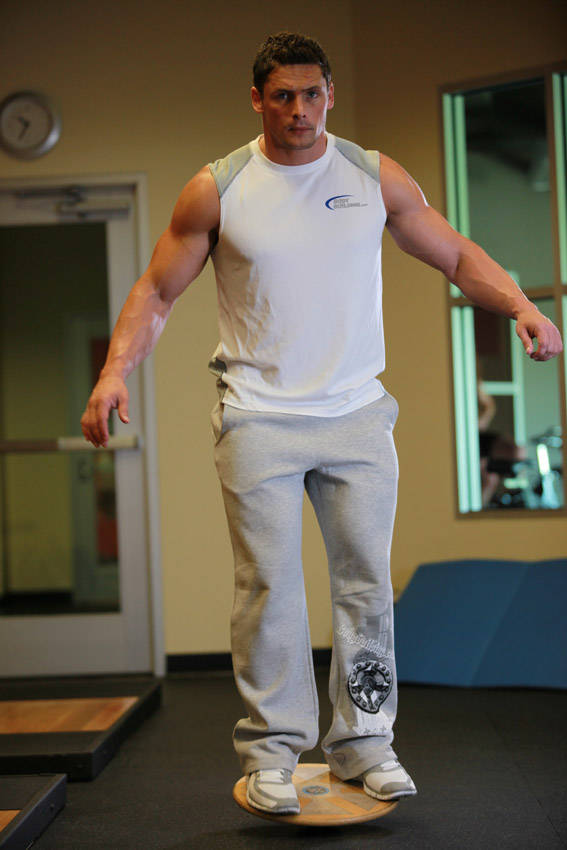
#> input picture data/image_dataset/clean/test/balance_board/balance_board_1.jpg, 567 x 850 px
$ python -i process_photos.py   (imports and definitions only)
#> lines starting #> are read from the running program, lines starting #| are printed output that depends on the picture
#> further down, picture is the input picture: PIL image 567x850 RGB; mean R, G, B 101.4, 92.7, 75.5
"""Prepare downloaded yoga photos for the web app.

    python3 scripts/yoga/process_photos.py <folder with <slug>-<n>.jpg originals>

Every photo is placed on the same 3:2 canvas so the frames of one pose line up when the app plays them as a short
motion (start position, then the pose). Landscape photos are scaled to the canvas; upright photos keep their full
height and the wall and floor are continued sideways from the photo's own edges. Writes
frontend/public/yoga/photos/<slug>-<n>.jpg (900 x 600, for pose pages) and
frontend/public/yoga/photos/thumb/<slug>-<n>.jpg (480 x 320, for cards). Needs Pillow.
Only files listed in data/yoga/photo_credits.json are processed, so every published photo has a credit.
"""
from __future__ import annotations

import json
import sys
from pathlib import Path

from PIL import Image, ImageFilter, ImageOps

ROOT = Path(__file__).resolve().parents[2]
OUT = ROOT / "frontend" / "public" / "yoga" / "photos"
W, H = 900, 600


def canvas(im: Image.Image) -> Image.Image:
    """Fit a photo on the shared 3:2 canvas without cutting off the person."""
    if im.width / im.height >= 1.3:                         # landscape: trim to 3:2 around the centre
        return ImageOps.fit(im, (W, H), Image.LANCZOS, centering=(0.5, 0.5))
    fg = im.resize((round(im.width * H / im.height), H), Image.LANCZOS)
    out = Image.new("RGB", (W, H))
#> out: PIL image 900x600 RGB; every value is 0
    x0 = (W - fg.width) // 2
#> x0 = 250
    # continue the wall and floor sideways from the photo's own edge columns, softened so no seam shows
    out.paste(fg.crop((0, 0, 12, H)).resize((x0, H), Image.BILINEAR).filter(ImageFilter.GaussianBlur(5)), (0, 0))
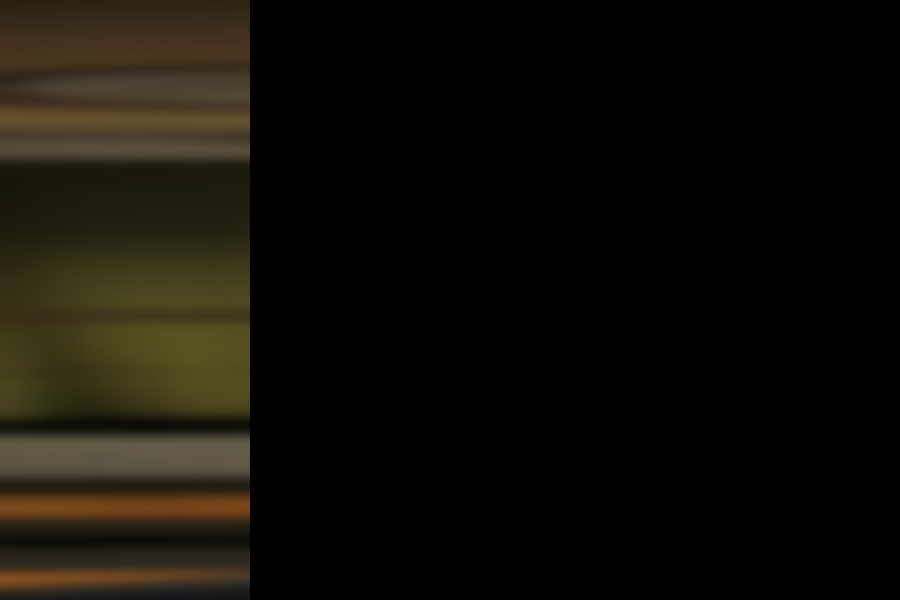
#> out: PIL image 900x600 RGB; mean R, G, B 16.9, 14.2, 8.2
    right = W - x0 - fg.width
#> right = 250
    out.paste(fg.crop((fg.width - 12, 0, fg.width, H)).resize((right, H), Image.BILINEAR).filter(ImageFilter.GaussianBlur(5)),
              (x0 + fg.width, 0))
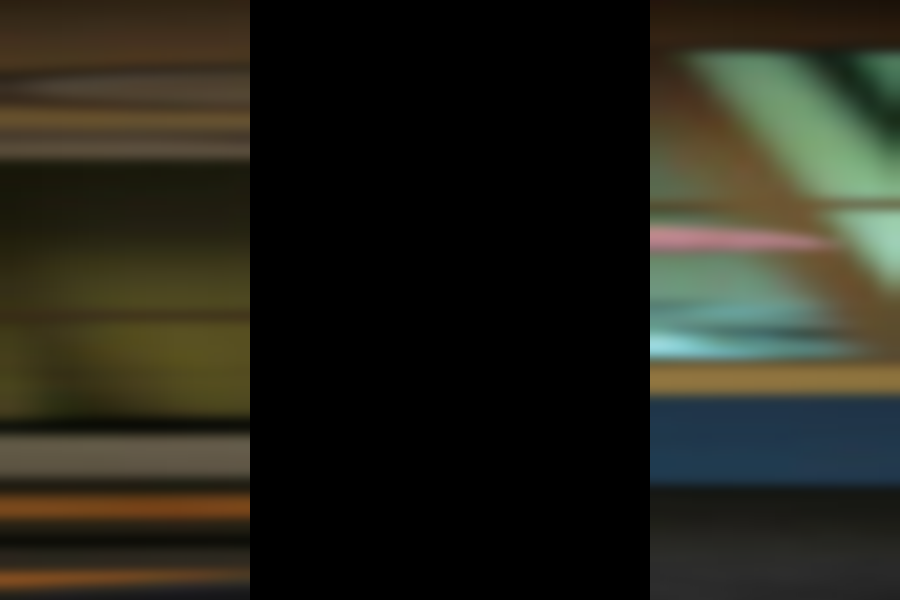
#> out: PIL image 900x600 RGB; mean R, G, B 37.5, 37.1, 26.9
    out.paste(fg, (x0, 0))
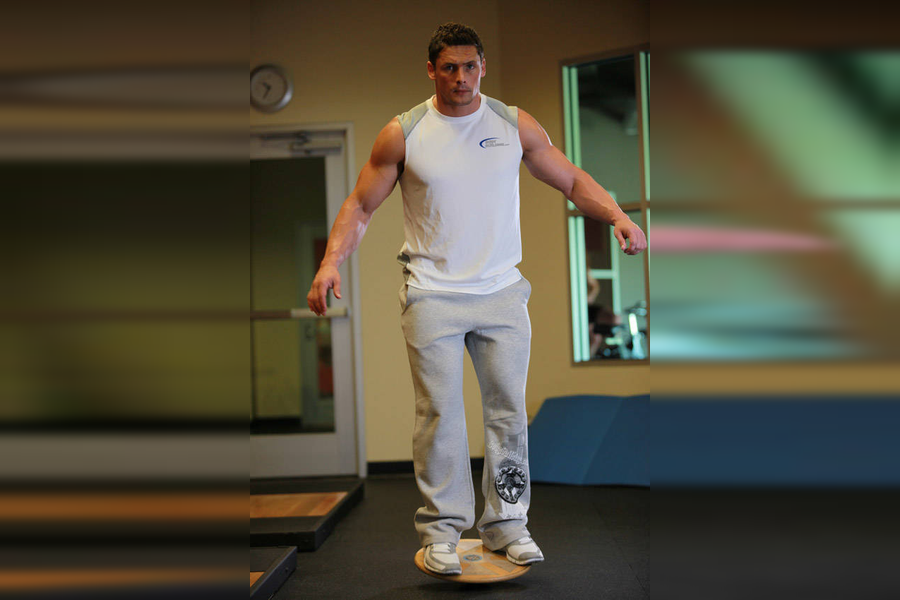
#> out: PIL image 900x600 RGB; mean R, G, B 82.6, 78.3, 60.5
    return out


def main(src: Path) -> None:
    credits = json.loads((ROOT / "data" / "yoga" / "photo_credits.json").read_text(encoding="utf-8"))["photos"]
    for old in OUT.rglob("*.jpg"):
        old.unlink()
    (OUT / "thumb").mkdir(parents=True, exist_ok=True)
    total = 0
    for photos in credits.values():
        for ph in photos:
            im = canvas(ImageOps.exif_transpose(Image.open(src / ph["file"])).convert("RGB"))
            im.save(OUT / ph["file"], "JPEG", quality=80, optimize=True, progressive=True)
            im.resize((480, 320), Image.LANCZOS).save(OUT / "thumb" / ph["file"], "JPEG", quality=76, optimize=True,
                                                      progressive=True)
            total += 1
    size = sum(f.stat().st_size for f in OUT.rglob("*.jpg"))
    print(f"{total} photos written, {size / 1e6:.1f} MB")


# [2 lines not run here, left out]

>>> from PIL import Image
>>> picture = Image.open('../../data/image_dataset/clean/test/balance_board/balance_board_1.jpg')
>>> result = canvas(picture)
